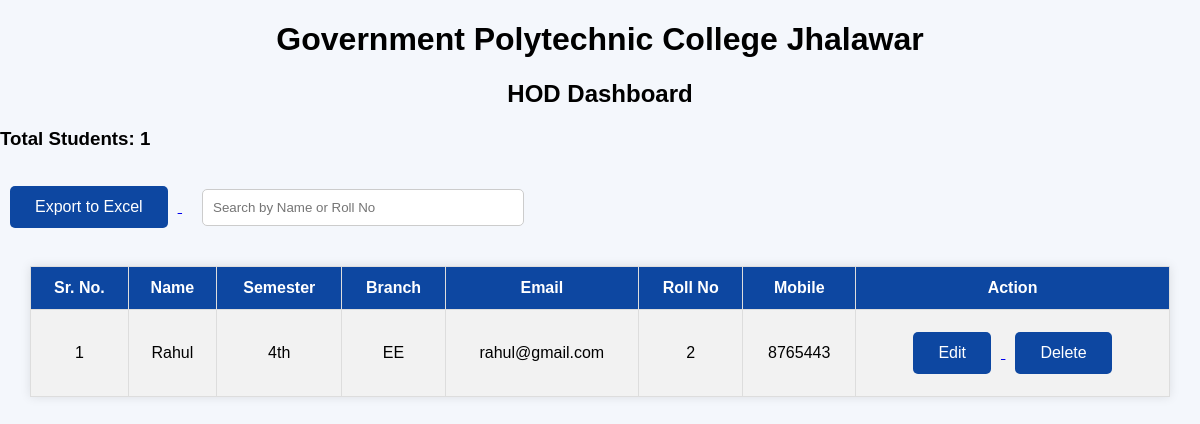
The app's page /admin/EE with its own data.
### tables this page shows
CREATE TABLE students (
        id INTEGER PRIMARY KEY AUTOINCREMENT,
        name TEXT,
        semester TEXT,
        branch TEXT,
        email TEXT,
        roll TEXT,
        mobile TEXT
    );

### aap.py (the view)
@app.route('/admin/<branch>')
def admin(branch):
    conn = sqlite3.connect('students.db')
    c = conn.cursor()
    c.execute(
    "SELECT * FROM students WHERE branch=?",
    (branch,)
)
    students = c.fetchall()
    total_students = len(students)
    conn.close()
    return render_template(
        'admin_dashboard.html',
        students=students,
        total_students=total_students,
        branch=branch
)

### templates/admin_dashboard.html (shortened to what this page needs)
<!DOCTYPE html>
<html>
<head>
    <link rel="stylesheet" href="{{ url_for('static', filename='style.css') }}">
</head>
<body>
<h1>Government Polytechnic College Jhalawar</h1>
<h2>HOD Dashboard</h2>
<h3>Total Students: {{ total_students }}</h3>
<a href="/export">
    <button>Export to Excel</button>
</a>
<input type="text" id="searchInput"
placeholder="Search by Name or Roll No"
onkeyup="searchStudent()"
style="padding:10px; width:300px; margin:20px;">
<table>
<tr>
    <th>Sr. No.</th>
    <th>Name</th>
    <th>Semester</th>
    <th>Branch</th>
    <th>Email</th>
    <th>Roll No</th>
    <th>Mobile</th>
    <th>Action</th>
</tr>
{% for student in students %}
<tr>
    <td>{{ loop.index  }}</td>
    <td>{{ student[1] }}</td>
    <td>{{ student[2] }}</td>
    <td>{{ student[3] }}</td>
    <td>{{ student[4] }}</td>
    <td>{{ student[5] }}</td>
    <td>{{ student[6] }}</td>
    <td>
    <a href="/edit/{{ student[0] }}">
        <button>Edit</button>
    </a>
    <a href="/delete/{{ student[0] }}"
       onclick="return confirm('Delete this student?')">
        <button>Delete</button>
    </a>
</td>
</tr>
{% endfor %}
</table>
</body>
</html>

### static/style.css (style rules this page uses)
body { margin:0; padding:0; font-family:Arial; background:#f4f7fc; }
button { padding:12px 25px; border:none; background:#0d47a1; color:white; border-radius:5px; cursor:pointer; margin:10px; font-size:16px; }
input { width:100%; padding:12px; margin-top:15px; border:1px solid #ccc; border-radius:5px; }
table { width:95%; margin:20px auto; border-collapse:collapse; background:white; box-shadow:0 0 10px rgba(0,0,0,0.1); }
th { background:#0d47a1; color:white; padding:12px; border:1px solid #ddd; }
td { padding:12px; border:1px solid #ddd; text-align:center; }
tr:nth-child(even) { background:#f2f2f2; }
h1,h2 { text-align:center; }
#searchInput { width:300px; padding:10px; margin:20px; border:1px solid #ccc; border-radius:5px; }

### records on screen
students: name "Rahul", semester "4th", branch "EE", email "rahul@gmail.com", roll "2", mobile "8765443"

### other values on screen
{{ total_students }} "1"
